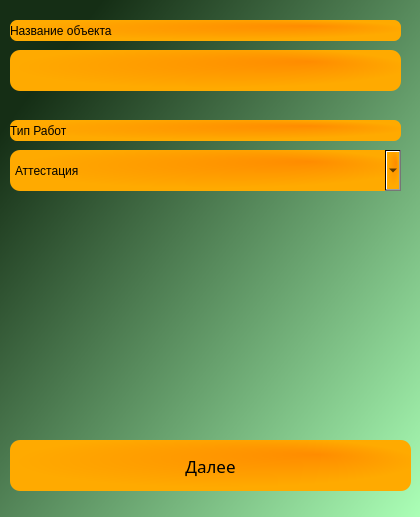
<?xml version="1.0" encoding="UTF-8"?>
<ui version="4.0">
 <class>MainWindow</class>
 <widget class="QMainWindow" name="MainWindow">
  <property name="geometry">
   <rect>
    <x>0</x>
    <y>0</y>
    <width>420</width>
    <height>517</height>
   </rect>
  </property>
  <property name="contextMenuPolicy">
   <enum>Qt::DefaultContextMenu</enum>
  </property>
  <property name="windowTitle">
   <string>MainWindow</string>
  </property>
  <property name="styleSheet">
   <string notr="true">background-color: qlineargradient(spread:reflect, x1:0, y1:0.051, x2:1, y2:1, stop:0.102273 rgba(21, 46, 21, 255), stop:1 rgba(171, 255, 182, 255));</string>
  </property>
  <widget class="QWidget" name="centralwidget">
   <widget class="QPushButton" name="pushButton">
    <property name="geometry">
     <rect>
      <x>10</x>
      <y>440</y>
      <width>401</width>
      <height>51</height>
     </rect>
    </property>
    <property name="sizeIncrement">
     <size>
      <width>100</width>
      <height>100</height>
     </size>
    </property>
    <property name="font">
     <font>
      <family>Arial Black</family>
      <pointsize>13</pointsize>
      <weight>50</weight>
      <italic>false</italic>
      <bold>false</bold>
      <underline>false</underline>
      <strikeout>false</strikeout>
     </font>
    </property>
    <property name="cursor">
     <cursorShape>PointingHandCursor</cursorShape>
    </property>
    <property name="tabletTracking">
     <bool>true</bool>
    </property>
    <property name="autoFillBackground">
     <bool>false</bool>
    </property>
    <property name="styleSheet">
     <string notr="true">background-color: qradialgradient(spread:pad, cx:0.514, cy:0.422631, radius:0.504, fx:0.766, fy:0.283184, stop:0 rgba(255, 140, 0, 255), stop:1 rgba(255, 170, 0, 255));
gridline-color: rgb(0, 170, 0);

border-color: rgb(64, 255, 6);
border-radius: 10</string>
    </property>
    <property name="text">
     <string>Далее</string>
    </property>
   </widget>
   <widget class="QTextEdit" name="textEdit">
    <property name="geometry">
     <rect>
      <x>10</x>
      <y>50</y>
      <width>391</width>
      <height>41</height>
     </rect>
    </property>
    <property name="cursor" stdset="0">
     <cursorShape>IBeamCursor</cursorShape>
    </property>
    <property name="styleSheet">
     <string notr="true">background-color: qradialgradient(spread:pad, cx:0.514, cy:0.422631, radius:0.504, fx:0.766, fy:0.283184, stop:0 rgba(255, 140, 0, 255), stop:1 rgba(255, 170, 0, 255));
font: 87 14pt &quot;Arial Black&quot;;
gridline-color: rgb(0, 170, 0);
border-color: rgb(64, 255, 6);
border-radius: 10</string>
    </property>
   </widget>
   <widget class="QLabel" name="Name_work">
    <property name="geometry">
     <rect>
      <x>10</x>
      <y>20</y>
      <width>391</width>
      <height>21</height>
     </rect>
    </property>
    <property name="styleSheet">
     <string notr="true">background-color: qradialgradient(spread:pad, cx:0.514, cy:0.422631, radius:0.504, fx:0.766, fy:0.283184, stop:0 rgba(255, 140, 0, 255), stop:1 rgba(255, 170, 0, 255));
font: 87 14pt &quot;Arial Black&quot;;
gridline-color: rgb(0, 170, 0);
qproperty-alignment: AlignCenter;
border-color: rgb(64, 255, 6);
border-radius: 7</string>
    </property>
    <property name="text">
     <string>Название объекта</string>
    </property>
   </widget>
   <widget class="QLabel" name="label_2">
    <property name="geometry">
     <rect>
      <x>10</x>
      <y>120</y>
      <width>391</width>
      <height>21</height>
     </rect>
    </property>
    <property name="styleSheet">
     <string notr="true">background-color: qradialgradient(spread:pad, cx:0.514, cy:0.422631, radius:0.504, fx:0.766, fy:0.283184, stop:0 rgba(255, 140, 0, 255), stop:1 rgba(255, 170, 0, 255));
font: 87 14pt &quot;Arial Black&quot;;
gridline-color: rgb(0, 170, 0);
qproperty-alignment: AlignCenter;
border-color: rgb(64, 255, 6);
border-radius: 7</string>
    </property>
    <property name="text">
     <string>Тип Работ</string>
    </property>
   </widget>
   <widget class="QComboBox" name="type_work">
    <property name="geometry">
     <rect>
      <x>10</x>
      <y>150</y>
      <width>391</width>
      <height>41</height>
     </rect>
    </property>
    <property name="styleSheet">
     <string notr="true">background-color: qradialgradient(spread:pad, cx:0.514, cy:0.422631, radius:0.504, fx:0.766, fy:0.283184, stop:0 rgba(255, 140, 0, 255), stop:1 rgba(255, 170, 0, 255));
font: 87 14pt &quot;Arial Black&quot;;
gridline-color: rgb(0, 170, 0);
qproperty-alignment: AlignCenter;
border-color: rgb(64, 255, 6);
border-radius: 10</string>
    </property>
    <item>
     <property name="text">
      <string>Аттестация</string>
     </property>
    </item>
    <item>
     <property name="text">
      <string>Контрольная проверка</string>
     </property>
    </item>
    <item>
     <property name="text">
      <string>Тестирование</string>
     </property>
    </item>
    <item>
     <property name="text">
      <string>Доп испытания</string>
     </property>
    </item>
   </widget>
  </widget>
 </widget>
 <resources/>
 <connections/>
</ui>
